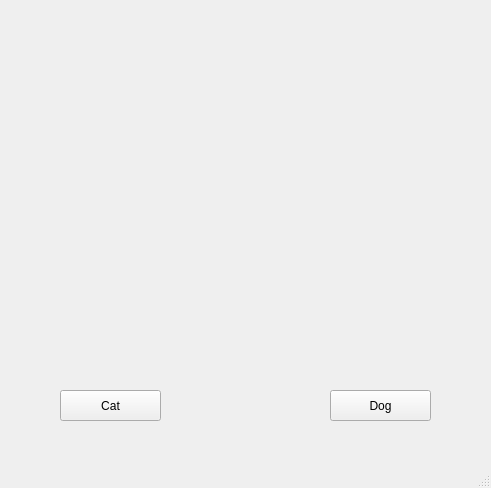
<?xml version="1.0" encoding="UTF-8"?>
<ui version="4.0">
 <class>MainWindow</class>
 <widget class="QMainWindow" name="MainWindow">
  <property name="geometry">
   <rect>
    <x>0</x>
    <y>0</y>
    <width>491</width>
    <height>488</height>
   </rect>
  </property>
  <property name="windowTitle">
   <string>MainWindow</string>
  </property>
  <widget class="QWidget" name="centralwidget">
   <widget class="QLabel" name="photo">
    <property name="geometry">
     <rect>
      <x>10</x>
      <y>10</y>
      <width>471</width>
      <height>331</height>
     </rect>
    </property>
    <property name="text">
     <string/>
    </property>
    <property name="pixmap">
     <pixmap>../../../Downloads/kagglecatsanddogs_3367a/PetImages/Cat/1.jpg</pixmap>
    </property>
    <property name="scaledContents">
     <bool>true</bool>
    </property>
   </widget>
   <widget class="QPushButton" name="pushButton">
    <property name="geometry">
     <rect>
      <x>60</x>
      <y>390</y>
      <width>101</width>
      <height>31</height>
     </rect>
    </property>
    <property name="text">
     <string>Cat</string>
    </property>
   </widget>
   <widget class="QPushButton" name="pushButton_2">
    <property name="geometry">
     <rect>
      <x>330</x>
      <y>390</y>
      <width>101</width>
      <height>31</height>
     </rect>
    </property>
    <property name="text">
     <string>Dog</string>
    </property>
   </widget>
  </widget>
  <widget class="QMenuBar" name="menubar">
   <property name="geometry">
    <rect>
     <x>0</x>
     <y>0</y>
     <width>491</width>
     <height>21</height>
    </rect>
   </property>
  </widget>
  <widget class="QStatusBar" name="statusbar"/>
 </widget>
 <resources/>
 <connections/>
</ui>
